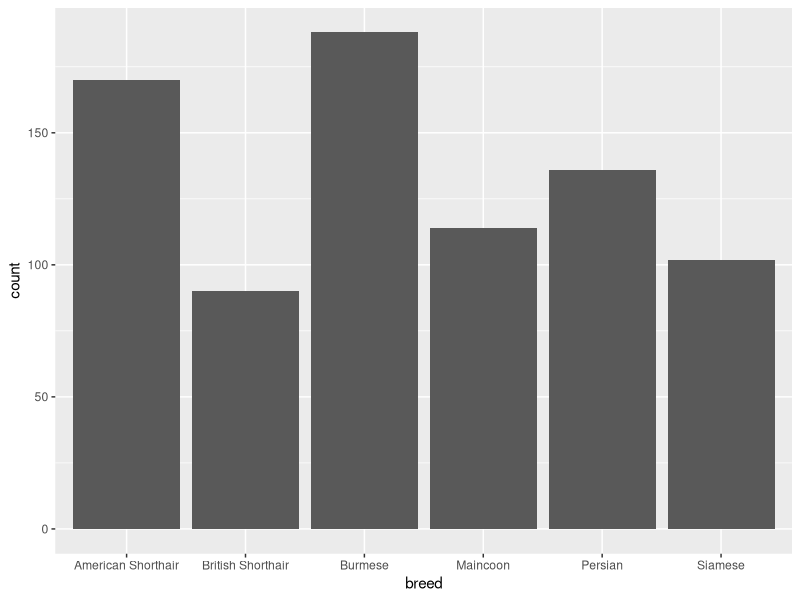
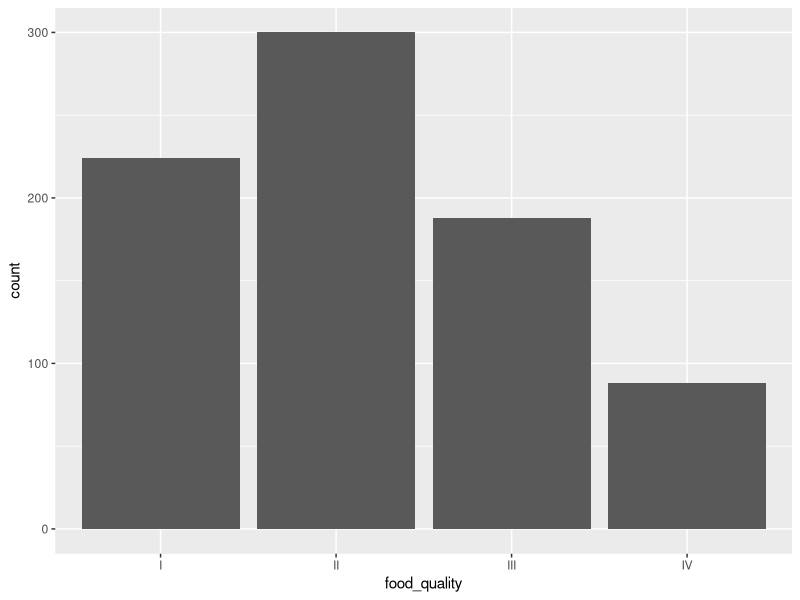
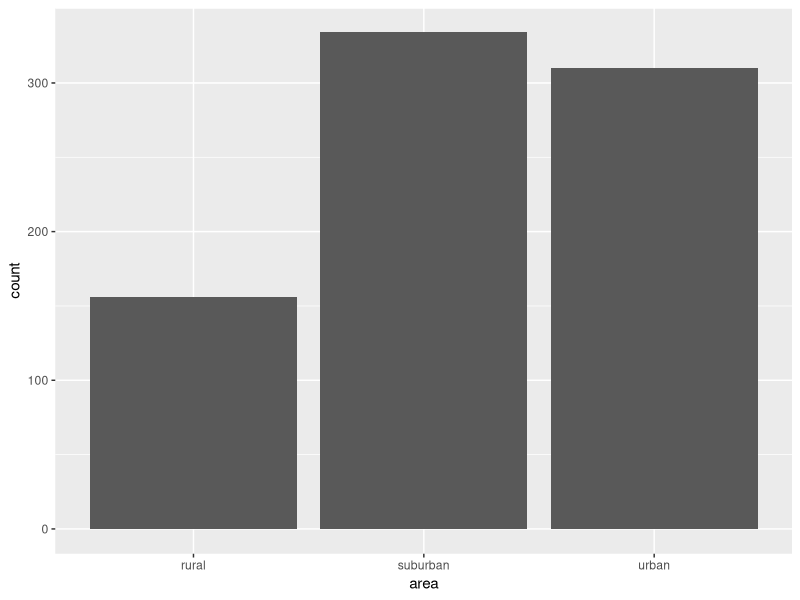
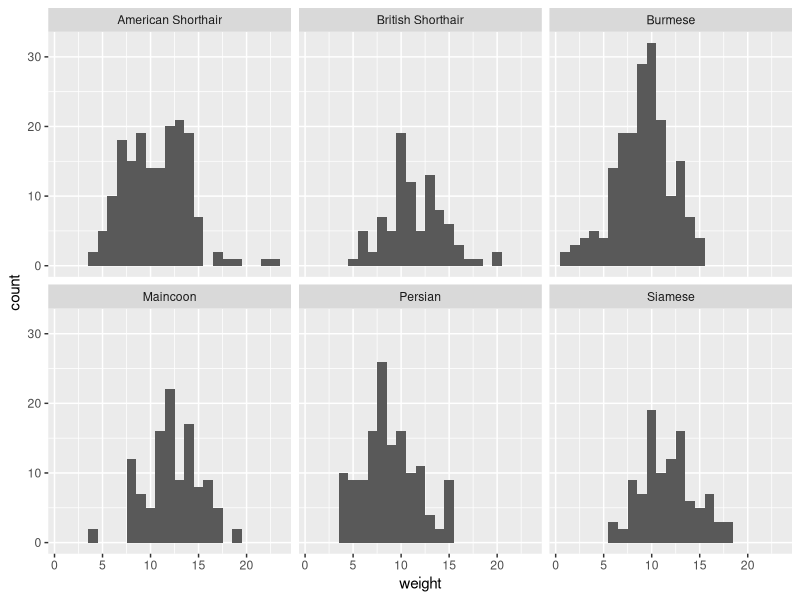
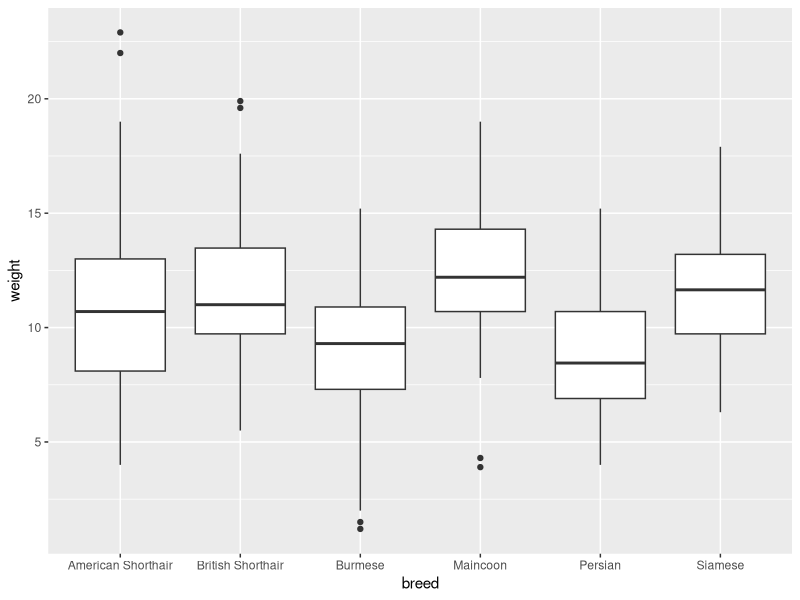
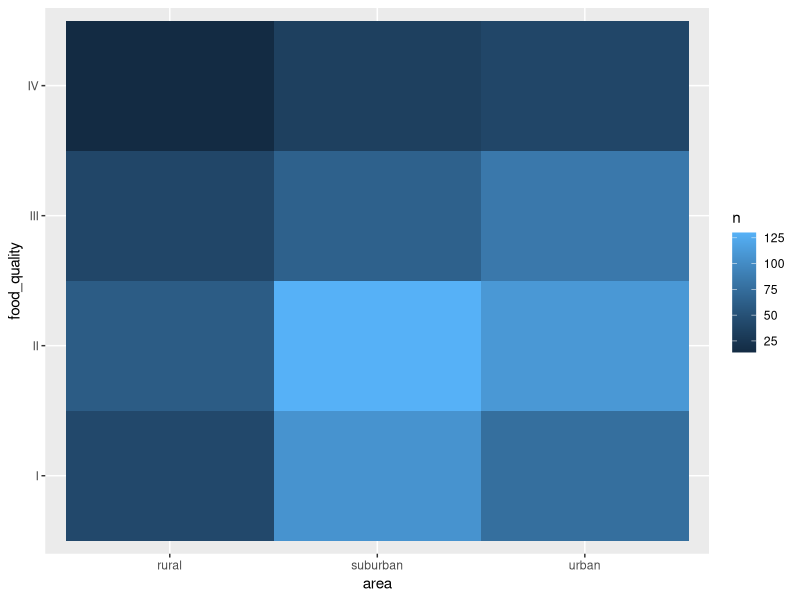
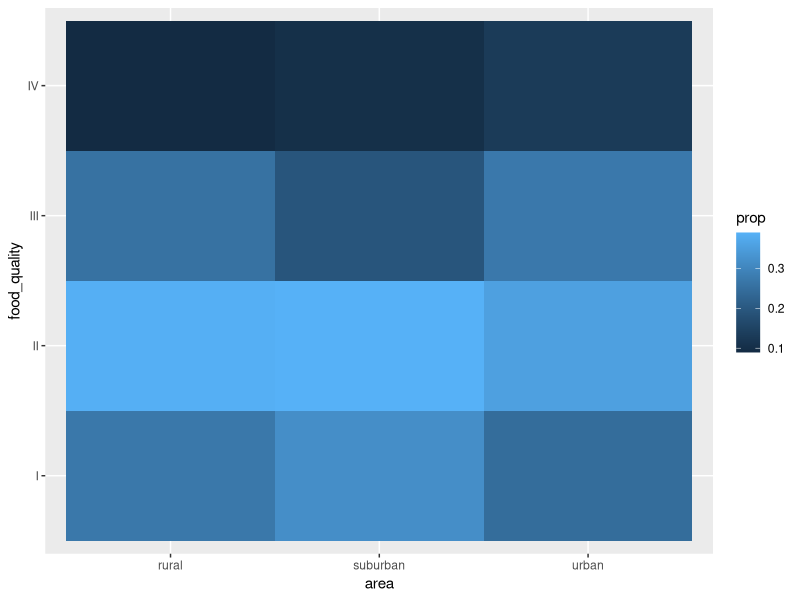

R code for these plots, in order:
## ---- chunk 1
knitr::opts_chunk$set(echo = TRUE)
## ---- chunk 2
library(tidyverse)
d <- read_csv("vet.data(1).csv") # empty strings are NA. So this is very nice!
d
# Steps:
# Type is not a variable, but just a variable that says which variable some values correspond to

# 1.Weight and BMI should be different variables, whose values are currently in value2017 and value2018
# 2. Gen and age should be separated into two varaibles
# 3. year should be a variable with two values (2017, 2018). The values of value2017 and value2018 should be under bodyweight abd bmi
## ---- chunk 3
tidyd <- 
  d %>% 
  pivot_longer(c("value2017", "value2018"), names_to = "year", values_to = "measurement") %>% # create a variable year. The variable measurement is just temporary
  pivot_wider(names_from = "type", values_from = "measurement") %>% # create two variable types, with values corresponding to 2017 and 2017
  separate(gen_age, into = c("gender", "age"), sep = "_") %>% # Separate age and gender
  mutate(year = str_remove(year, "value")) %>% 
 mutate(id = paste(clinic, client, sep = "_")) %>% 
  relocate(id)
## ---- chunk 4
ggplot(tidyd) +
  geom_bar(aes(x = breed)) # y is count as default

ggplot(tidyd) +
  geom_bar(aes(x = food_quality))

ggplot(tidyd) +
  geom_bar(aes(x = area))

## ---- chunk 5
ggplot(tidyd) +
  geom_histogram(aes(x = weight), binwidth = 1) +
  facet_wrap(~breed)

# From the graph, I'd say Burmese probably have the lowest mean value
# But to be sure, we should compute means

# Better

ggplot(tidyd) +
  geom_boxplot(aes(y = weight, x = breed))

tidyd %>% 
  group_by(breed) %>% 
  summarize(mean = mean(weight))

# Actually it was not Burmese but Persian the one which lowest values

# From the graph maximum value is clearly an American Shorthair. Also:

tidyd %>% 
  arrange(desc(weight))
## ---- chunk 6
tidyd %>% 
  group_by(clinic, gender) %>% 
  summarise(meanweight = mean(weight)) %>% 
  arrange(meanweight)

tidyd %>% 
  arrange(weight)
# Mean value for each clinic and gender
## ---- chunk 7
tidydd_codeok <-
tidyd %>% 
  mutate(weight = ifelse(weight < 2.5, NA, weight))

# Clients affected
tidydd_codeok %>% 
  filter(is.na(weight)) %>% 
  select(id) %>% 
  unique()

tidydd_codeok[which(is.na(tidydd_codeok$weight)),]


## ---- chunk 8
tidydd_codeok %>% 
  mutate(weight_kg = weight*0.453592) %>% 
  select(-weight)
## ---- chunk 9
# Add a variable that computes total count of area and food quality
tidyd <- tidyd %>% 
  add_count(area,food_quality)

ggplot(tidyd) +
  geom_tile(aes(x = area, y = food_quality, fill = n))
# No clear pattern;

# Since there's different numbers of cats in each area, it is difficult to show a relationship.
# Thus, I compute the proportion of cats in each area that have a given food quality
tidyd <- tidyd %>% 
  group_by(area) %>% 
  mutate(areasize = n()) %>% 
  mutate(prop = n/areasize)

ggplot(tidyd) +
  geom_tile(aes(x = area, y = food_quality, fill = prop))

# Still not a very clear relationship. Proportions of cat with given food quality are rather similar across areas. The bigger patterns are that in rural areas even less cats are feeded food quality I.V, and that in suburban areas food quality II and I are more common.
